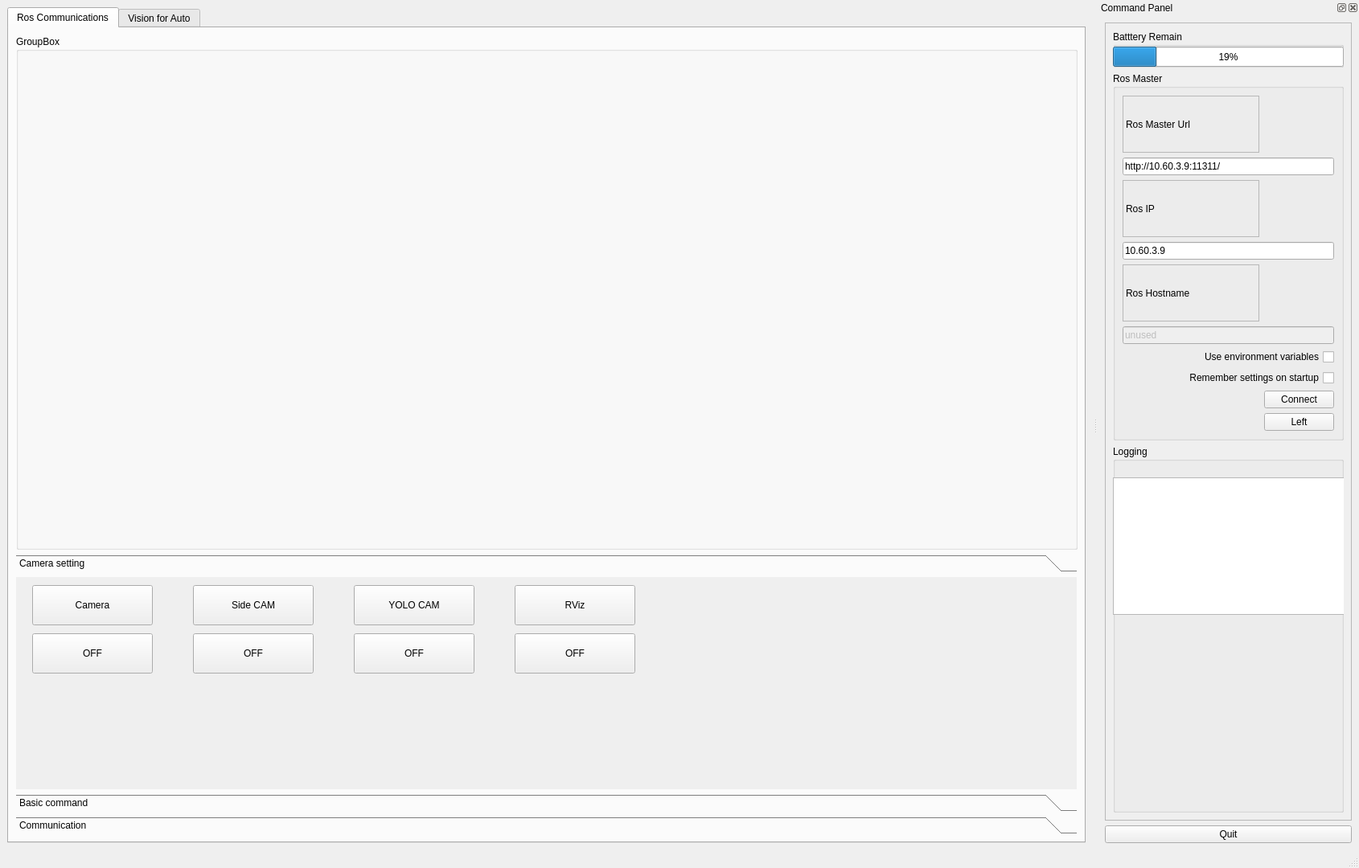
<?xml version="1.0" encoding="UTF-8"?>
<ui version="4.0">
 <class>MainWindowDesign</class>
 <widget class="QMainWindow" name="MainWindowDesign">
  <property name="geometry">
   <rect>
    <x>0</x>
    <y>0</y>
    <width>1690</width>
    <height>1080</height>
   </rect>
  </property>
  <property name="windowTitle">
   <string>QRosApp</string>
  </property>
  <property name="windowIcon">
   <iconset resource="../resources/images.qrc">
    <normaloff>:/images/icon.png</normaloff>:/images/icon.png</iconset>
  </property>
  <property name="locale">
   <locale language="English" country="Australia"/>
  </property>
  <widget class="QWidget" name="centralwidget">
   <layout class="QHBoxLayout">
    <item>
     <widget class="QTabWidget" name="tab_manager">
      <property name="minimumSize">
       <size>
        <width>100</width>
        <height>0</height>
       </size>
      </property>
      <property name="locale">
       <locale language="English" country="Australia"/>
      </property>
      <property name="currentIndex">
       <number>0</number>
      </property>
      <widget class="QWidget" name="tab_status">
       <attribute name="title">
        <string>Ros Communications</string>
       </attribute>
       <layout class="QVBoxLayout" name="verticalLayout_2">
        <item>
         <widget class="QGroupBox" name="groupBox_2">
          <property name="minimumSize">
           <size>
            <width>1320</width>
            <height>640</height>
           </size>
          </property>
          <property name="maximumSize">
           <size>
            <width>1320</width>
            <height>720</height>
           </size>
          </property>
          <property name="title">
           <string>GroupBox</string>
          </property>
          <widget class="QLabel" name="Label_FrontImage">
           <property name="geometry">
            <rect>
             <x>20</x>
             <y>100</y>
             <width>640</width>
             <height>480</height>
            </rect>
           </property>
           <property name="minimumSize">
            <size>
             <width>640</width>
             <height>480</height>
            </size>
           </property>
           <property name="maximumSize">
            <size>
             <width>640</width>
             <height>480</height>
            </size>
           </property>
           <property name="text">
            <string/>
           </property>
           <property name="pixmap">
            <pixmap resource="../resources/images.qrc">:/images/cat.jpg</pixmap>
           </property>
          </widget>
          <widget class="QWidget" name="verticalLayoutWidget">
           <property name="geometry">
            <rect>
             <x>670</x>
             <y>90</y>
             <width>631</width>
             <height>501</height>
            </rect>
           </property>
           <layout class="QVBoxLayout" name="QVBoxLayout_Main"/>
          </widget>
         </widget>
        </item>
        <item>
         <widget class="QToolBox" name="ToolBox">
          <property name="maximumSize">
           <size>
            <width>16777215</width>
            <height>720</height>
           </size>
          </property>
          <property name="currentIndex">
           <number>0</number>
          </property>
          <widget class="QWidget" name="CameraSetting">
           <property name="geometry">
            <rect>
             <x>0</x>
             <y>0</y>
             <width>1324</width>
             <height>230</height>
            </rect>
           </property>
           <attribute name="label">
            <string>Camera setting</string>
           </attribute>
           <widget class="QPushButton" name="Button_Front_YoloCam">
            <property name="geometry">
             <rect>
              <x>420</x>
              <y>10</y>
              <width>150</width>
              <height>50</height>
             </rect>
            </property>
            <property name="text">
             <string>YOLO CAM</string>
            </property>
           </widget>
           <widget class="QPushButton" name="Button_Front_YoloCam_OFF">
            <property name="geometry">
             <rect>
              <x>420</x>
              <y>70</y>
              <width>150</width>
              <height>50</height>
             </rect>
            </property>
            <property name="text">
             <string>OFF</string>
            </property>
           </widget>
           <widget class="QPushButton" name="Button_SideCam_drive">
            <property name="geometry">
             <rect>
              <x>220</x>
              <y>10</y>
              <width>150</width>
              <height>50</height>
             </rect>
            </property>
            <property name="text">
             <string>Side CAM</string>
            </property>
           </widget>
           <widget class="QLabel" name="Label_State_6">
            <property name="geometry">
             <rect>
              <x>580</x>
              <y>50</y>
              <width>30</width>
              <height>30</height>
             </rect>
            </property>
            <property name="text">
             <string/>
            </property>
            <property name="pixmap">
             <pixmap resource="../resources/images.qrc">:/images/led-off.png</pixmap>
            </property>
           </widget>
           <widget class="QLabel" name="Label_State_7">
            <property name="geometry">
             <rect>
              <x>380</x>
              <y>50</y>
              <width>30</width>
              <height>30</height>
             </rect>
            </property>
            <property name="text">
             <string/>
            </property>
            <property name="pixmap">
             <pixmap resource="../resources/images.qrc">:/images/led-off.png</pixmap>
            </property>
           </widget>
           <widget class="QPushButton" name="Button_SideCam_drive_OFF">
            <property name="geometry">
             <rect>
              <x>220</x>
              <y>70</y>
              <width>150</width>
              <height>50</height>
             </rect>
            </property>
            <property name="text">
             <string>OFF</string>
            </property>
           </widget>
           <widget class="QPushButton" name="Button_Front_RawCam">
            <property name="geometry">
             <rect>
              <x>20</x>
              <y>10</y>
              <width>150</width>
              <height>50</height>
             </rect>
            </property>
            <property name="text">
             <string>Camera</string>
            </property>
           </widget>
           <widget class="QPushButton" name="Button_Front_RawCam_OFF">
            <property name="geometry">
             <rect>
              <x>20</x>
              <y>70</y>
              <width>150</width>
              <height>50</height>
             </rect>
            </property>
            <property name="text">
             <string>OFF</string>
            </property>
           </widget>
           <widget class="QLabel" name="Label_State_5">
            <property name="geometry">
             <rect>
              <x>180</x>
              <y>50</y>
              <width>30</width>
              <height>30</height>
             </rect>
            </property>
            <property name="text">
             <string/>
            </property>
            <property name="pixmap">
             <pixmap resource="../resources/images.qrc">:/images/led-off.png</pixmap>
            </property>
           </widget>
           <widget class="QPushButton" name="Button_Velodyne_Lidar">
            <property name="geometry">
             <rect>
              <x>620</x>
              <y>10</y>
              <width>150</width>
              <height>50</height>
             </rect>
            </property>
            <property name="text">
             <string>RViz</string>
            </property>
           </widget>
           <widget class="QPushButton" name="Button_Velodyne_Lidar_OFF">
            <property name="geometry">
             <rect>
              <x>620</x>
              <y>70</y>
              <width>150</width>
              <height>50</height>
             </rect>
            </property>
            <property name="text">
             <string>OFF</string>
            </property>
           </widget>
           <widget class="QLabel" name="Label_State_9">
            <property name="geometry">
             <rect>
              <x>780</x>
              <y>50</y>
              <width>30</width>
              <height>30</height>
             </rect>
            </property>
            <property name="text">
             <string/>
            </property>
            <property name="pixmap">
             <pixmap resource="../resources/images.qrc">:/images/led-off.png</pixmap>
            </property>
           </widget>
          </widget>
          <widget class="QWidget" name="BasicCommand">
           <property name="geometry">
            <rect>
             <x>0</x>
             <y>0</y>
             <width>1324</width>
             <height>230</height>
            </rect>
           </property>
           <attribute name="label">
            <string>Basic command</string>
           </attribute>
           <widget class="QPushButton" name="Button_Joystick">
            <property name="geometry">
             <rect>
              <x>10</x>
              <y>0</y>
              <width>89</width>
              <height>25</height>
             </rect>
            </property>
            <property name="text">
             <string>Joystick</string>
            </property>
           </widget>
           <widget class="QPushButton" name="Button_MD_driver">
            <property name="geometry">
             <rect>
              <x>10</x>
              <y>40</y>
              <width>89</width>
              <height>25</height>
             </rect>
            </property>
            <property name="text">
             <string>MD driver</string>
            </property>
           </widget>
           <widget class="QPushButton" name="Button_Joystick_OFF">
            <property name="geometry">
             <rect>
              <x>110</x>
              <y>0</y>
              <width>51</width>
              <height>25</height>
             </rect>
            </property>
            <property name="text">
             <string>OFF</string>
            </property>
           </widget>
           <widget class="QPushButton" name="Button_MD_driver_OFF">
            <property name="geometry">
             <rect>
              <x>110</x>
              <y>40</y>
              <width>51</width>
              <height>25</height>
             </rect>
            </property>
            <property name="text">
             <string>OFF</string>
            </property>
           </widget>
           <widget class="QPushButton" name="Button_Arm_Ctrl">
            <property name="geometry">
             <rect>
              <x>220</x>
              <y>0</y>
              <width>89</width>
              <height>25</height>
             </rect>
            </property>
            <property name="text">
             <string>Arm Ctrl</string>
            </property>
           </widget>
           <widget class="QPushButton" name="Button_Arm_Ctrl_OFF">
            <property name="geometry">
             <rect>
              <x>320</x>
              <y>0</y>
              <width>51</width>
              <height>25</height>
             </rect>
            </property>
            <property name="text">
             <string>OFF</string>
            </property>
           </widget>
           <widget class="QPushButton" name="Button_Cam_CtrlDXL">
            <property name="geometry">
             <rect>
              <x>220</x>
              <y>40</y>
              <width>89</width>
              <height>25</height>
             </rect>
            </property>
            <property name="text">
             <string>CAM Ctrl</string>
            </property>
           </widget>
           <widget class="QPushButton" name="Button_Cam_CtrlDXL_OFF">
            <property name="geometry">
             <rect>
              <x>320</x>
              <y>40</y>
              <width>51</width>
              <height>25</height>
             </rect>
            </property>
            <property name="text">
             <string>OFF</string>
            </property>
           </widget>
           <widget class="QLabel" name="Label_State_1">
            <property name="geometry">
             <rect>
              <x>170</x>
              <y>0</y>
              <width>30</width>
              <height>30</height>
             </rect>
            </property>
            <property name="text">
             <string/>
            </property>
            <property name="pixmap">
             <pixmap resource="../resources/images.qrc">:/images/led-off.png</pixmap>
            </property>
           </widget>
           <widget class="QLabel" name="Label_State_2">
            <property name="geometry">
             <rect>
              <x>170</x>
              <y>40</y>
              <width>30</width>
              <height>30</height>
             </rect>
            </property>
            <property name="text">
             <string/>
            </property>
            <property name="pixmap">
             <pixmap resource="../resources/images.qrc">:/images/led-off.png</pixmap>
            </property>
           </widget>
           <widget class="QLabel" name="Label_State_3">
            <property name="geometry">
             <rect>
              <x>380</x>
              <y>0</y>
              <width>30</width>
              <height>30</height>
             </rect>
            </property>
            <property name="text">
             <string/>
            </property>
            <property name="pixmap">
             <pixmap resource="../resources/images.qrc">:/images/led-off.png</pixmap>
            </property>
           </widget>
           <widget class="QLabel" name="Label_State_4">
            <property name="geometry">
             <rect>
              <x>380</x>
              <y>40</y>
              <width>30</width>
              <height>30</height>
             </rect>
            </property>
            <property name="text">
             <string/>
            </property>
            <property name="pixmap">
             <pixmap resource="../resources/images.qrc">:/images/led-off.png</pixmap>
            </property>
           </widget>
          </widget>
          <widget class="QWidget" name="Communication">
           <property name="geometry">
            <rect>
             <x>0</x>
             <y>0</y>
             <width>1324</width>
             <height>230</height>
            </rect>
           </property>
           <attribute name="label">
            <string>Communication</string>
           </attribute>
           <widget class="QPushButton" name="Button_Html">
            <property name="geometry">
             <rect>
              <x>20</x>
              <y>0</y>
              <width>151</width>
              <height>25</height>
             </rect>
            </property>
            <property name="text">
             <string>Open Html</string>
            </property>
           </widget>
           <widget class="QPushButton" name="Button_Connect_PC_websocket">
            <property name="geometry">
             <rect>
              <x>190</x>
              <y>0</y>
              <width>151</width>
              <height>25</height>
             </rect>
            </property>
            <property name="text">
             <string>Run Rosbridge</string>
            </property>
           </widget>
           <widget class="QPushButton" name="Button_Edit_html">
            <property name="geometry">
             <rect>
              <x>360</x>
              <y>0</y>
              <width>151</width>
              <height>25</height>
             </rect>
            </property>
            <property name="text">
             <string>Edit Html</string>
            </property>
           </widget>
           <widget class="QPushButton" name="Button_web_vd_server">
            <property name="geometry">
             <rect>
              <x>20</x>
              <y>40</y>
              <width>151</width>
              <height>25</height>
             </rect>
            </property>
            <property name="text">
             <string>web_video_server</string>
            </property>
           </widget>
           <widget class="QPushButton" name="Button_web_vd_server_OFF">
            <property name="geometry">
             <rect>
              <x>190</x>
              <y>40</y>
              <width>51</width>
              <height>25</height>
             </rect>
            </property>
            <property name="text">
             <string>OFF</string>
            </property>
           </widget>
           <widget class="QLabel" name="Label_State_8">
            <property name="geometry">
             <rect>
              <x>260</x>
              <y>40</y>
              <width>30</width>
              <height>30</height>
             </rect>
            </property>
            <property name="text">
             <string/>
            </property>
            <property name="pixmap">
             <pixmap resource="../resources/images.qrc">:/images/led-off.png</pixmap>
            </property>
           </widget>
           <widget class="QLabel" name="Label_Get_ready">
            <property name="geometry">
             <rect>
              <x>410</x>
              <y>40</y>
              <width>60</width>
              <height>20</height>
             </rect>
            </property>
            <property name="text">
             <string/>
            </property>
            <property name="pixmap">
             <pixmap resource="../resources/images.qrc">:/images/switch2.jpg</pixmap>
            </property>
           </widget>
          </widget>
         </widget>
        </item>
       </layout>
      </widget>
      <widget class="QWidget" name="VisionForAuto">
       <attribute name="title">
        <string>Vision for Auto</string>
       </attribute>
       <widget class="QScrollArea" name="scrollArea">
        <property name="geometry">
         <rect>
          <x>649</x>
          <y>9</y>
          <width>201</width>
          <height>491</height>
         </rect>
        </property>
        <property name="widgetResizable">
         <bool>true</bool>
        </property>
        <widget class="QWidget" name="scrollAreaWidgetContents">
         <property name="geometry">
          <rect>
           <x>0</x>
           <y>0</y>
           <width>199</width>
           <height>489</height>
          </rect>
         </property>
         <widget class="QPushButton" name="Button_Autodrive_OFF">
          <property name="geometry">
           <rect>
            <x>20</x>
            <y>170</y>
            <width>151</width>
            <height>31</height>
           </rect>
          </property>
          <property name="text">
           <string>OFF</string>
          </property>
         </widget>
         <widget class="QLabel" name="Label_State_11">
          <property name="geometry">
           <rect>
            <x>80</x>
            <y>210</y>
            <width>30</width>
            <height>30</height>
           </rect>
          </property>
          <property name="text">
           <string/>
          </property>
          <property name="pixmap">
           <pixmap resource="../resources/images.qrc">:/images/led-off.png</pixmap>
          </property>
         </widget>
         <widget class="QPushButton" name="Button_Autodrive">
          <property name="geometry">
           <rect>
            <x>20</x>
            <y>130</y>
            <width>151</width>
            <height>31</height>
           </rect>
          </property>
          <property name="text">
           <string>Autodrive</string>
          </property>
         </widget>
        </widget>
       </widget>
       <widget class="QLabel" name="Label_SideImage">
        <property name="geometry">
         <rect>
          <x>10</x>
          <y>520</y>
          <width>640</width>
          <height>480</height>
         </rect>
        </property>
        <property name="minimumSize">
         <size>
          <width>640</width>
          <height>480</height>
         </size>
        </property>
        <property name="maximumSize">
         <size>
          <width>640</width>
          <height>480</height>
         </size>
        </property>
        <property name="text">
         <string/>
        </property>
        <property name="pixmap">
         <pixmap resource="../resources/images.qrc">:/images/cat.jpg</pixmap>
        </property>
       </widget>
      </widget>
     </widget>
    </item>
   </layout>
  </widget>
  <widget class="QMenuBar" name="menubar">
   <property name="geometry">
    <rect>
     <x>0</x>
     <y>0</y>
     <width>1690</width>
     <height>22</height>
    </rect>
   </property>
  </widget>
  <widget class="QStatusBar" name="statusbar"/>
  <widget class="QDockWidget" name="dock_status">
   <property name="sizePolicy">
    <sizepolicy hsizetype="Minimum" vsizetype="Preferred">
     <horstretch>0</horstretch>
     <verstretch>0</verstretch>
    </sizepolicy>
   </property>
   <property name="minimumSize">
    <size>
     <width>325</width>
     <height>500</height>
    </size>
   </property>
   <property name="allowedAreas">
    <set>Qt::RightDockWidgetArea</set>
   </property>
   <property name="windowTitle">
    <string>Command Panel</string>
   </property>
   <attribute name="dockWidgetArea">
    <number>2</number>
   </attribute>
   <widget class="QWidget" name="dockWidgetContents_2">
    <layout class="QVBoxLayout" name="verticalLayout">
     <item>
      <widget class="QFrame" name="frame">
       <property name="sizePolicy">
        <sizepolicy hsizetype="Minimum" vsizetype="Preferred">
         <horstretch>0</horstretch>
         <verstretch>0</verstretch>
        </sizepolicy>
       </property>
       <property name="frameShape">
        <enum>QFrame::StyledPanel</enum>
       </property>
       <property name="frameShadow">
        <enum>QFrame::Raised</enum>
       </property>
       <layout class="QVBoxLayout" name="verticalLayout_3">
        <item>
         <widget class="QGroupBox" name="groupBox_3">
          <property name="minimumSize">
           <size>
            <width>0</width>
            <height>0</height>
           </size>
          </property>
          <property name="maximumSize">
           <size>
            <width>287</width>
            <height>46</height>
           </size>
          </property>
          <property name="title">
           <string>Batttery Remain</string>
          </property>
          <widget class="QProgressBar" name="BatteryBar">
           <property name="geometry">
            <rect>
             <x>0</x>
             <y>20</y>
             <width>287</width>
             <height>25</height>
            </rect>
           </property>
           <property name="value">
            <number>19</number>
           </property>
          </widget>
         </widget>
        </item>
        <item>
         <widget class="QGroupBox" name="groupBox">
          <property name="title">
           <string>Ros Master</string>
          </property>
          <layout class="QGridLayout" name="gridLayout">
           <item row="0" column="0">
            <widget class="QLabel" name="label">
             <property name="frameShape">
              <enum>QFrame::StyledPanel</enum>
             </property>
             <property name="frameShadow">
              <enum>QFrame::Raised</enum>
             </property>
             <property name="text">
              <string>Ros Master Url</string>
             </property>
            </widget>
           </item>
           <item row="1" column="0" colspan="2">
            <widget class="QLineEdit" name="line_edit_master">
             <property name="text">
              <string>http://10.60.3.9:11311/</string>
             </property>
            </widget>
           </item>
           <item row="2" column="0">
            <widget class="QLabel" name="label_2">
             <property name="frameShape">
              <enum>QFrame::StyledPanel</enum>
             </property>
             <property name="frameShadow">
              <enum>QFrame::Raised</enum>
             </property>
             <property name="text">
              <string>Ros IP</string>
             </property>
            </widget>
           </item>
           <item row="3" column="0" colspan="2">
            <widget class="QLineEdit" name="line_edit_host">
             <property name="text">
              <string>10.60.3.9</string>
             </property>
            </widget>
           </item>
           <item row="4" column="0">
            <widget class="QLabel" name="label_3">
             <property name="frameShape">
              <enum>QFrame::StyledPanel</enum>
             </property>
             <property name="frameShadow">
              <enum>QFrame::Raised</enum>
             </property>
             <property name="text">
              <string>Ros Hostname</string>
             </property>
            </widget>
           </item>
           <item row="5" column="0" colspan="2">
            <widget class="QLineEdit" name="line_edit_topic">
             <property name="enabled">
              <bool>false</bool>
             </property>
             <property name="text">
              <string>unused</string>
             </property>
            </widget>
           </item>
           <item row="6" column="0" colspan="2">
            <widget class="QCheckBox" name="checkbox_use_environment">
             <property name="layoutDirection">
              <enum>Qt::RightToLeft</enum>
             </property>
             <property name="text">
              <string>Use environment variables</string>
             </property>
            </widget>
           </item>
           <item row="7" column="0" colspan="2">
            <widget class="QCheckBox" name="checkbox_remember_settings">
             <property name="layoutDirection">
              <enum>Qt::RightToLeft</enum>
             </property>
             <property name="text">
              <string>Remember settings on startup</string>
             </property>
            </widget>
           </item>
           <item row="8" column="0">
            <spacer name="horizontalSpacer">
             <property name="orientation">
              <enum>Qt::Horizontal</enum>
             </property>
             <property name="sizeHint" stdset="0">
              <size>
               <width>170</width>
               <height>21</height>
              </size>
             </property>
            </spacer>
           </item>
           <item row="8" column="1">
            <widget class="QPushButton" name="button_connect">
             <property name="enabled">
              <bool>true</bool>
             </property>
             <property name="sizePolicy">
              <sizepolicy hsizetype="MinimumExpanding" vsizetype="Fixed">
               <horstretch>0</horstretch>
               <verstretch>0</verstretch>
              </sizepolicy>
             </property>
             <property name="toolTip">
              <string>Set the target to the current joint trajectory state.</string>
             </property>
             <property name="statusTip">
              <string>Clear all waypoints and set the target to the current joint trajectory state.</string>
             </property>
             <property name="text">
              <string>Connect</string>
             </property>
            </widget>
           </item>
           <item row="10" column="1">
            <widget class="QPushButton" name="button_left">
             <property name="enabled">
              <bool>true</bool>
             </property>
             <property name="sizePolicy">
              <sizepolicy hsizetype="MinimumExpanding" vsizetype="Fixed">
               <horstretch>0</horstretch>
               <verstretch>0</verstretch>
              </sizepolicy>
             </property>
             <property name="toolTip">
              <string>Left.</string>
             </property>
             <property name="statusTip">
              <string>Move to left.</string>
             </property>
             <property name="text">
              <string>Left</string>
             </property>
            </widget>
           </item>
          </layout>
         </widget>
        </item>
        <item>
         <widget class="QGroupBox" name="groupBox_4">
          <property name="title">
           <string>Logging</string>
          </property>
          <widget class="QListView" name="view_logging">
           <property name="geometry">
            <rect>
             <x>0</x>
             <y>40</y>
             <width>291</width>
             <height>171</height>
            </rect>
           </property>
          </widget>
         </widget>
        </item>
       </layout>
      </widget>
     </item>
     <item>
      <widget class="QPushButton" name="quit_button">
       <property name="sizePolicy">
        <sizepolicy hsizetype="MinimumExpanding" vsizetype="Fixed">
         <horstretch>0</horstretch>
         <verstretch>0</verstretch>
        </sizepolicy>
       </property>
       <property name="text">
        <string>Quit</string>
       </property>
      </widget>
     </item>
    </layout>
   </widget>
  </widget>
  <action name="action_Quit">
   <property name="text">
    <string>&amp;Quit</string>
   </property>
   <property name="shortcut">
    <string>Ctrl+Q</string>
   </property>
   <property name="shortcutContext">
    <enum>Qt::ApplicationShortcut</enum>
   </property>
  </action>
  <action name="action_Preferences">
   <property name="text">
    <string>&amp;Preferences</string>
   </property>
  </action>
  <action name="actionAbout">
   <property name="text">
    <string>&amp;About</string>
   </property>
  </action>
  <action name="actionAbout_Qt">
   <property name="text">
    <string>About &amp;Qt</string>
   </property>
  </action>
 </widget>
 <resources>
  <include location="../resources/images.qrc"/>
 </resources>
 <connections>
  <connection>
   <sender>action_Quit</sender>
   <signal>triggered()</signal>
   <receiver>MainWindowDesign</receiver>
   <slot>close()</slot>
   <hints>
    <hint type="sourcelabel">
     <x>-1</x>
     <y>-1</y>
    </hint>
    <hint type="destinationlabel">
     <x>399</x>
     <y>299</y>
    </hint>
   </hints>
  </connection>
  <connection>
   <sender>quit_button</sender>
   <signal>clicked()</signal>
   <receiver>MainWindowDesign</receiver>
   <slot>close()</slot>
   <hints>
    <hint type="sourcelabel">
     <x>859</x>
     <y>552</y>
    </hint>
    <hint type="destinationlabel">
     <x>469</x>
     <y>299</y>
    </hint>
   </hints>
  </connection>
 </connections>
</ui>
